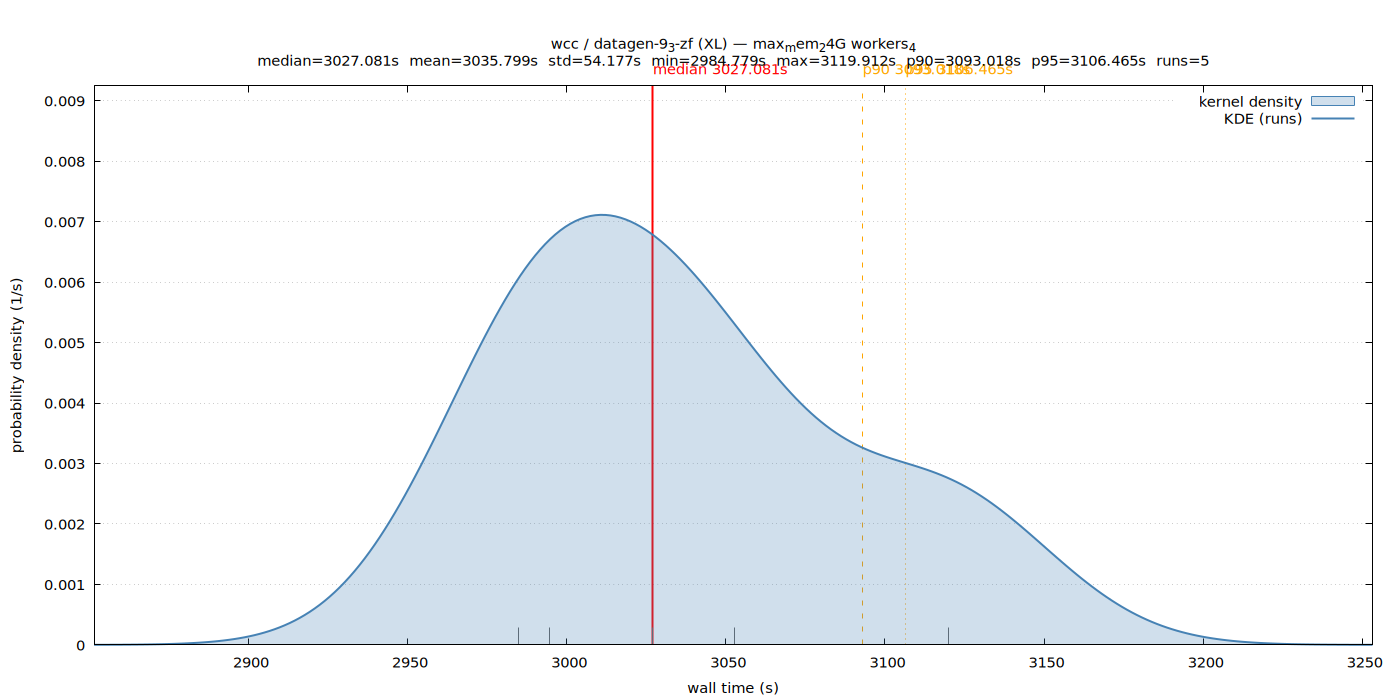

This figure's gnuplot source:
set terminal pngcairo size 1400,700 enhanced font 'Sans,11'
set output '/home/ubuntu/nvm/results/wcc/XL/datagen-9_3-zf/max_mem_24G_workers_4/wall_time.png'
set title "wcc / datagen-9_3-zf (XL) — max_mem_24G workers_4\nmedian=3027.081s  mean=3035.799s  std=54.177s  min=2984.779s  max=3119.912s  p90=3093.018s  p95=3106.465s  runs=5"
set xlabel 'wall time (s)'
set ylabel 'probability density (1/s)'
set tmargin 5
set yrange [0:0.00924807]
set xrange [2851.469937:3253.221815]
set grid y
set key top right
set arrow from 3027.080724,0 to 3027.080724,0.00924807 nohead lc rgb 'red' lw 2
set label 'median 3027.081s' at 3027.080724,0.00924807 offset char 0,1 tc rgb 'red'
set arrow from 3093.017942,0 to 3093.017942,0.00924807 nohead lc rgb 'orange' lw 1 dt 2
set label 'p90 3093.018s' at 3093.017942,0.00924807 offset char 0,1 tc rgb 'orange'
set arrow from 3106.465147,0 to 3106.465147,0.00924807 nohead lc rgb 'orange' lw 1 dt 3
set label 'p95 3106.465s' at 3106.465147,0.00924807 offset char 0,1 tc rgb 'orange'
set arrow from 2994.547185,0 to 2994.547185,0.000284556 nohead lc rgb '#666666' lw 1
set arrow from 3027.080724,0 to 3027.080724,0.000284556 nohead lc rgb '#666666' lw 1
set arrow from 3119.912352,0 to 3119.912352,0.000284556 nohead lc rgb '#666666' lw 1
set arrow from 2984.779400,0 to 2984.779400,0.000284556 nohead lc rgb '#666666' lw 1
set arrow from 3052.676328,0 to 3052.676328,0.000284556 nohead lc rgb '#666666' lw 1
plot '/home/ubuntu/nvm/results/wcc/XL/datagen-9_3-zf/max_mem_24G_workers_4/wall_time.dat' using 1:2 with filledcurves y=0 lc rgb '#4682b4' fs transparent solid 0.25 title 'kernel density', \
     '/home/ubuntu/nvm/results/wcc/XL/datagen-9_3-zf/max_mem_24G_workers_4/wall_time.dat' using 1:2 with lines lw 2 lc rgb '#4682b4' title 'KDE (runs)'
